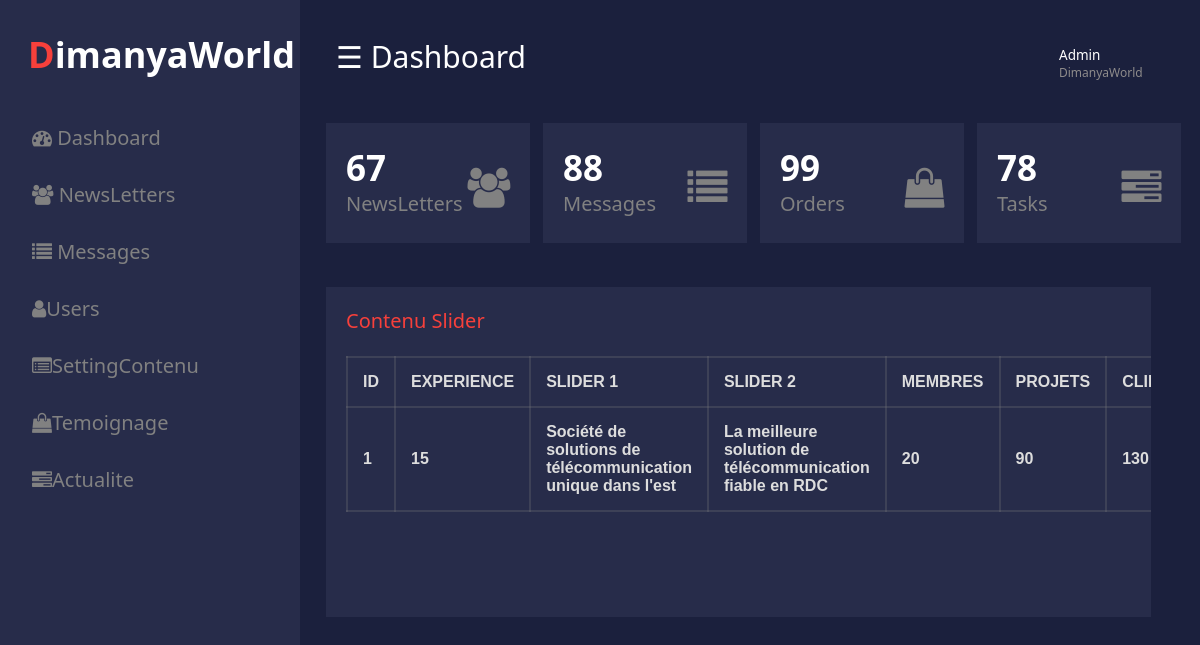
The app's page /New_folder/setting_site.php with its own data.
### tables this page shows
CREATE TABLE `contenusslider` (
  `id` int(11) NOT NULL,
  `Experience` varchar(255) NOT NULL,
  `TitreSlider1` text NOT NULL,
  `TitreSlider2` text NOT NULL,
  `membres` varchar(5) NOT NULL,
  `Nprojets` varchar(5) NOT NULL,
  `clientsS` varchar(5) NOT NULL
);

### New_folder/setting_site.php (the view, shortened to what this page needs)
<!Doctype HTML>
<html>
<head>
    <link rel="stylesheet" href="css/style.css" type="text/css" />
    <link rel="stylesheet" href="https://cdnjs.cloudflare.com/ajax/libs/font-awesome/4.7.0/css/font-awesome.min.css">
</head>
<body>
    <div id="mySidenav" class="sidenav">
        <p class="logo"><span>D</span>imanyaWorld</p>
        <a href="accueil.php" class="icon-a"><i class="fa fa-dashboard icons"></i> Dashboard</a>
        <a href="NewsLetters.php" class="icon-a"><i class="fa fa-users icons"></i> NewsLetters</a>
        <a href="Messages.php" class="icon-a"><i class="fa fa-list icons"></i> Messages</a>
        <a href="user.php" class="icon-a"><i class="fa fa-user icons"></i>Users</a>
        <a href="setting_site.php" class="icon-a"><i class="fa fa-list-alt icons"></i>SettingContenu</a>
        <a href="temoignage.php" class="icon-a"><i class="fa fa-shopping-bag icons"></i>Temoignage</a>
        <a href="Actualite.php" class="icon-a"><i class="fa fa-tasks icons"></i>Actualite</a>
    </div>
    <div id="main">
        <div class="head">
            <div class="col-div-6">
                <span style="font-size:30px;cursor:pointer; color: white;" class="nav">☰ Dashboard</span>
            </div>
            <div class="col-div-6">
                <div class="profile">
                    <p>Admin<span>DimanyaWorld</span></p>
                </div>
            </div>
        </div>
        <br />
        <div class="col-div-3">
            <div class="box">
                <p>67<br /><span>NewsLetters</span></p>
                <i class="fa fa-users box-icon"></i>
            </div>
        </div>
        <div class="col-div-3">
            <div class="box">
                <p>88<br /><span>Messages</span></p>
                <i class="fa fa-list box-icon"></i>
            </div>
        </div>
        <div class="col-div-3">
            <div class="box">
                <p>99<br /><span>Orders</span></p>
                <i class="fa fa-shopping-bag box-icon"></i>
            </div>
        </div>
        <div class="col-div-3">
            <div class="box">
                <p>78<br /><span>Tasks</span></p>
                <i class="fa fa-tasks box-icon"></i>
            </div>
        </div>
        <br /><br />
        <div class="col-div-8">
            <div class="box-8">
                <div class="content-box">
                    <p>Contenu Slider </p>
                    <br />
                    <table>
                        <tr>
                            <th>ID</th>
                            <th>EXPERIENCE</th>
                            <th>SLIDER 1</th>
                            <th>SLIDER 2</th>
                            <th>MEMBRES</th>
                            <th>PROJETS</th>
                            <th>CLIENTS</th>
                        </tr>
                        <?php
                        include_once "connexion.php";
                        $req = mysqli_query($Con, " SELECT * FROM  contenusslider");
                        if (mysqli_num_rows($req) == 0) {
                            echo "Aucune nouvelle n'a été ajoutée";
                        } else {
                            while ($rows = mysqli_fetch_assoc($req)) {
                        ?>
                                <tr>
                                    <th><?= $rows["id"] ?></th>
                                    <th><?= $rows["Experience"] ?></th>
                                    <th><?= $rows["TitreSlider1"] ?></th>
                                    <th><?= $rows["TitreSlider2"] ?></th>
                                    <th><?= $rows["membres"] ?></th>
                                    <th><?= $rows["Nprojets"] ?></th>
                                    <th><?= $rows["clientsS"] ?></th>
                                </tr>
                        <?php
                            }
                        }
                        ?>
                    </table>
                </div>
            </div>
        </div>
</body>
</html>

### New_folder/css/style.css (style rules this page uses)
* { margin: 0; padding: 0; }
body { margin: 0px; padding: 0px; background-color: #1b203d; overflow: hidden; font-family: system-ui; }
.logo { margin: 0px; margin-left: 28px; font-weight: bold; color: white; margin-bottom: 30px; }
.logo span { color: #f7403b; }
.sidenav { height: 100%; width: 300px; position: fixed; z-index: 1; top: 0; left: 0; background-color: #272c4a; overflow: hidden; transition: 0.5s; padding-top: 30px; }
.sidenav a { padding: 15px 8px 15px 32px; text-decoration: none; font-size: 20px; color: #818181; display: block; transition: 0.3s; }
.sidenav { position: absolute; top: 0; right: 25px; font-size: 36px; }
#main { transition: margin-left 0.5s; padding: 16px; margin-left: 300px; }
.head { padding: 20px; }
.col-div-6 { width: 50%; float: left; }
.profile { display: inline-block; float: right; width: 160px; }
.profile p { color: white; font-weight: 500; margin-left: 55px; margin-top: 10px; font-size: 13.5px; }
.profile p span { font-weight: 400; font-size: 12px; display: block; color: #8e8b8b; }
.col-div-3 { width: 25%; float: left; }
.box { width: 85%; height: 100px; background-color: #272c4a; margin-left: 10px; padding: 10px; }
.box p { font-size: 35px; color: white; font-weight: bold; line-height: 30px; padding-left: 10px; margin-top: 20px; display: inline-block; }
.box p span { font-size: 20px; font-weight: 400; color: #818181; }
.box-icon { font-size: 40px !important; float: right; margin-top: 35px !important; color: #818181; padding-right: 10px; }
.col-div-8 { width: 100%; float: left; }
.content-box { padding: 20px; overflow: auto; }
.content-box p { margin: 0px; font-size: 20px; color: #f7403b; }
.box-8, .box-4 { width: 95%; background-color: #272c4a; height: 330px; overflow-y: auto; }
.box-8 { margin-left: 10px; }
table { font-family: arial, sans-serif; border-collapse: collapse; width: 100%; }
td, th { text-align: left; padding: 15px; color: #ddd; border: 2px solid #81818140; border-bottom: 2px solid #81818140; }
label, a, input { color: white; }

### records on screen
contenusslider: id "1", Experience "15", TitreSlider1 "Société de solutions de télécommunication unique dans l'est", TitreSlider2 "La meilleure solution de télécommunication fiable en RDC", membres "20", Nprojets "90", clientsS "130"
